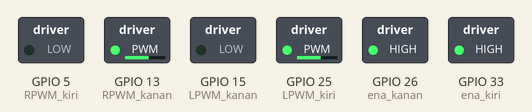
The sketch below on a simulated ESP32. On the bench: switched loads named in the sketch (green lamp = pin HIGH). What the sketch prints to the serial monitor is not drawn.

Above: at 0.1 s.
Timing chart, 0 to 1.6 s (numbered marks = the images above):
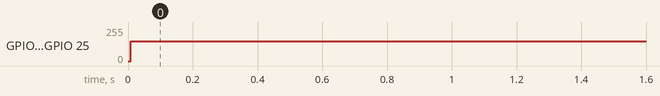

The sketch:

soccer_versi_2.ino
```cpp
// ========== KONFIGURASI PIN (Sesuai soccer.txt) ==========
int ena_kanan = 26;
int ena_kiri = 33;
int RPWM_kanan = 13;
int LPWM_kanan = 15;
int RPWM_kiri = 5;
int LPWM_kiri = 25;

// Konfigurasi PWM
const int frequency = 30000;
const int pwm_channel0 = 0; // RPWM Kiri
const int pwm_channel1 = 1; // LPWM Kiri
const int pwm_channel2 = 2; // RPWM Kanan
const int pwm_channel3 = 3; // LPWM Kanan
const int resolution = 8;

// Set Kecepatan (0 - 255)
int kecepatan = 150;

void setup() {
  // Inisialisasi Serial Monitor 9600
  Serial.begin(9600);
  Serial.println("--- SISTEM AKTIF: MAJU TERUS ---");

  // Konfigurasi PWM ESP32
  ledcSetup(pwm_channel0, frequency, resolution);
  ledcSetup(pwm_channel1, frequency, resolution);
  ledcSetup(pwm_channel2, frequency, resolution);
  ledcSetup(pwm_channel3, frequency, resolution);

  // Hubungkan Pin Fisik ke Channel PWM
  ledcAttachPin(RPWM_kiri, pwm_channel0);
  ledcAttachPin(LPWM_kiri, pwm_channel1);
  ledcAttachPin(RPWM_kanan, pwm_channel2);
  ledcAttachPin(LPWM_kanan, pwm_channel3);

  // Set Pin Mode untuk Driver
  pinMode(RPWM_kanan, OUTPUT);
  pinMode(LPWM_kanan, OUTPUT);
  pinMode(RPWM_kiri, OUTPUT);
  pinMode(LPWM_kiri, OUTPUT);
  pinMode(ena_kiri, OUTPUT);
  pinMode(ena_kanan, OUTPUT);

  // Aktifkan Driver (Wajib HIGH agar motor jalan)
  digitalWrite(ena_kanan, HIGH);
  digitalWrite(ena_kiri, HIGH);

  Serial.println("Driver Enabled. Motor siap bergerak.");
}

void loop() {
  // LOGIKA MAJU (Berdasarkan fungsi maju Anda sebelumnya)
  // Motor Kiri: RPWM = 0, LPWM = Speed
  ledcWrite(pwm_channel0, 0);
  ledcWrite(pwm_channel1, kecepatan);

  // Motor Kanan: RPWM = Speed, LPWM = 0
  ledcWrite(pwm_channel2, kecepatan);
  ledcWrite(pwm_channel3, 0);

  // Update Status ke Serial Monitor
  Serial.print("Status: MAJU | Speed: ");
  Serial.println(kecepatan);

  delay(0); // Update log setiap 0.5 detik
}
```

Measured:
- by itself, GPIO 13 (RPWM_kanan), GPIO 25 (LPWM_kiri): 0/255 → 149/255 at 0.01 s
